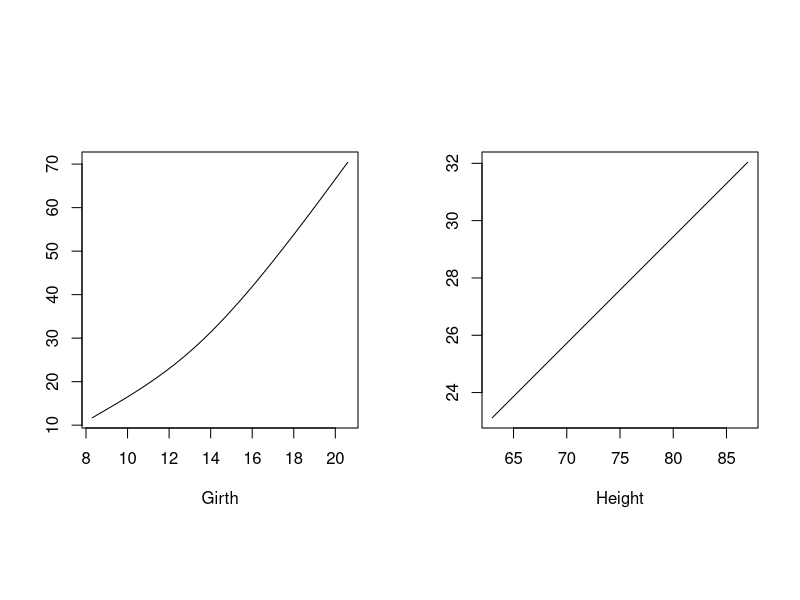

This figure's R source:
library(mda)


### Name: bruto
### Title: Fit an Additive Spline Model by Adaptive Backfitting
### Aliases: bruto
### Keywords: smooth

### ** Examples

data(trees)
fit1 <- bruto(trees[,-3], trees[3])
fit1$type
fit1$df
## examine the fitted functions
par(mfrow=c(1,2), pty="s")
Xp <- matrix(sapply(trees[1:2], mean), nrow(trees), 2, byrow=TRUE)
for(i in 1:2) {
  xr <- sapply(trees, range)
  Xp1 <- Xp; Xp1[,i] <- seq(xr[1,i], xr[2,i], len=nrow(trees))
  Xf <- predict(fit1, Xp1)
  plot(Xp1[ ,i], Xf, xlab=names(trees)[i], ylab="", type="l")
}
